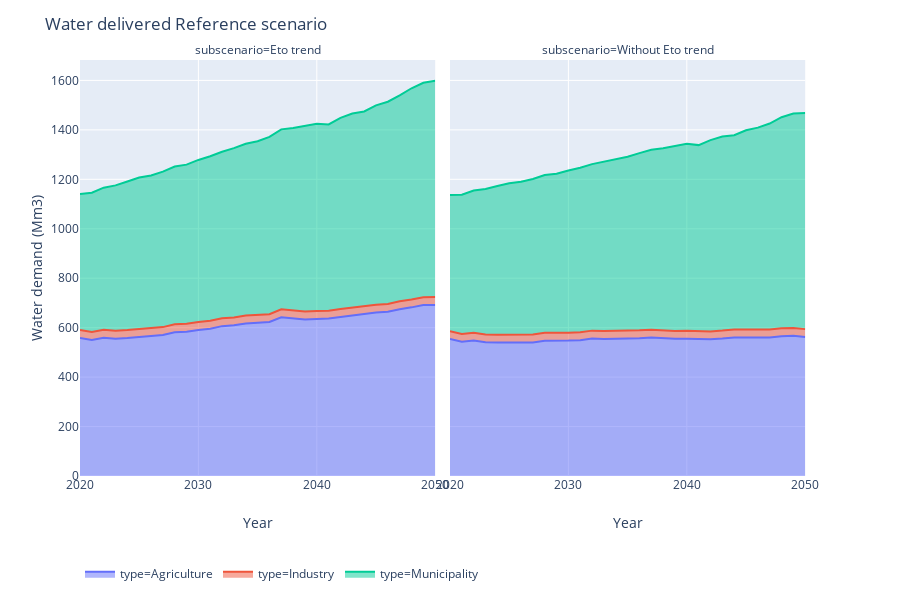

The cell this chart's notebook holds for it:
### Code cell
dff = df_all['Water_delivered']
dff = dff.groupby(['subscenario', 'scenario','type','Year']).sum()/1000000
dff.reset_index(inplace=True)
dff = dff.loc[dff.scenario=='Reference']
fig = px.area(dff, x="Year", y="value", color='type', facet_col='subscenario')
fig.update_layout({'legend_orientation':'h'})
fig.update_layout({'title':'Water delivered Reference scenario','yaxis_title':'Water demand (Mm3)'})
fig.update_layout(legend=dict(x=0, y=-0.2))
fig.show()
# plotly.offline.plot(fig, filename='name.html')
fig.write_image('Reference_water_delivered.png', width=700, height=400, scale=4)

### Figure 1 — Plotly figure (JSON) as saved in the notebook; plotly's stock layout.template omitted (floating-point values rounded to 4 significant figures)
{"data": [{"hoverlabel": {"namelength": 0}, "hovertemplate": "type=Agriculture<br>subscenario=Eto trend<br>Year=%{x}<br>value=%{y}", "legendgroup": "type=Agriculture", "line": {"color": "#636efa"}, "mode": "lines", "name": "type=Agriculture", "orientation": "v", "showlegend": true, "stackgroup": "1", "type": "scatter", "x": [2020, 2021, 2022, 2023, 2024, 2025, 2026, 2027, 2028, 2029, 2030, 2031, 2032, 2033, 2034, 2035, 2036, 2037, 2038, 2039, 2040, 2041, 2042, 2043, 2044, 2045, 2046, 2047, 2048, 2049, 2050], "xaxis": "x", "y": [558.2, 550.5, 559.2, 555.4, 558.2, 562.1, 564.6, 570.2, 581.4, 583.8, 590.4, 595.9, 606.2, 609.5, 616.8, 618.5, 622.7, 642.2, 638.2, 633.3, 635.2, 636.6, 643.1, 649.2, 656.7, 660.9, 664.0, 674.6, 682.1, 691.2, 691.9], "yaxis": "y"}, {"hoverlabel": {"namelength": 0}, "hovertemplate": "type=Agriculture<br>subscenario=Without Eto trend<br>Year=%{x}<br>value=%{y}", "legendgroup": "type=Agriculture", "line": {"color": "#636efa"}, "mode": "lines", "name": "type=Agriculture", "orientation": "v", "showlegend": false, "stackgroup": "1", "type": "scatter", "x": [2020, 2021, 2022, 2023, 2024, 2025, 2026, 2027, 2028, 2029, 2030, 2031, 2032, 2033, 2034, 2035, 2036, 2037, 2038, 2039, 2040, 2041, 2042, 2043, 2044, 2045, 2046, 2047, 2048, 2049, 2050], "xaxis": "x2", "y": [553.8, 542.8, 547.7, 540.6, 539.7, 539.4, 538.9, 540.1, 547.1, 546.8, 547.7, 549.4, 555.9, 554.5, 555.1, 555.3, 557.2, 560.0, 556.2, 554.7, 555.0, 553.0, 552.9, 556.0, 560.4, 560.2, 559.0, 560.6, 565.1, 566.9, 562.0], "yaxis": "y2"}, {"hoverlabel": {"namelength": 0}, "hovertemplate": "type=Industry<br>subscenario=Eto trend<br>Year=%{x}<br>value=%{y}", "legendgroup": "type=Industry", "line": {"color": "#EF553B"}, "mode": "lines", "name": "type=Industry", "orientation": "v", "showlegend": true, "stackgroup": "1", "type": "scatter", "x": [2020, 2021, 2022, 2023, 2024, 2025, 2026, 2027, 2028, 2029, 2030, 2031, 2032, 2033, 2034, 2035, 2036, 2037, 2038, 2039, 2040, 2041, 2042, 2043, 2044, 2045, 2046, 2047, 2048, 2049, 2050], "xaxis": "x", "y": [32.03, 32.02, 32.02, 32.02, 32.03, 32.02, 32.02, 32.02, 32.03, 32.02, 32.02, 32.02, 32.03, 32.02, 32.02, 32.02, 32.03, 32.02, 32.02, 32.02, 32.03, 32.02, 32.02, 32.02, 32.03, 32.02, 32.02, 32.02, 32.03, 32.02, 32.02], "yaxis": "y"}, {"hoverlabel": {"namelength": 0}, "hovertemplate": "type=Industry<br>subscenario=Without Eto trend<br>Year=%{x}<br>value=%{y}", "legendgroup": "type=Industry", "line": {"color": "#EF553B"}, "mode": "lines", "name": "type=Industry", "orientation": "v", "showlegend": false, "stackgroup": "1", "type": "scatter", "x": [2020, 2021, 2022, 2023, 2024, 2025, 2026, 2027, 2028, 2029, 2030, 2031, 2032, 2033, 2034, 2035, 2036, 2037, 2038, 2039, 2040, 2041, 2042, 2043, 2044, 2045, 2046, 2047, 2048, 2049, 2050], "xaxis": "x2", "y": [32.03, 32.02, 32.02, 32.02, 32.03, 32.02, 32.02, 32.02, 32.03, 32.02, 32.02, 32.02, 32.03, 32.02, 32.02, 32.02, 32.03, 32.02, 32.02, 32.02, 32.03, 32.02, 32.02, 32.02, 32.03, 32.02, 32.02, 32.02, 32.03, 32.02, 32.02], "yaxis": "y2"}, {"hoverlabel": {"namelength": 0}, "hovertemplate": "type=Municipality<br>subscenario=Eto trend<br>Year=%{x}<br>value=%{y}", "legendgroup": "type=Municipality", "line": {"color": "#00cc96"}, "mode": "lines", "name": "type=Municipality", "orientation": "v", "showlegend": true, "stackgroup": "1", "type": "scatter", "x": [2020, 2021, 2022, 2023, 2024, 2025, 2026, 2027, 2028, 2029, 2030, 2031, 2032, 2033, 2034, 2035, 2036, 2037, 2038, 2039, 2040, 2041, 2042, 2043, 2044, 2045, 2046, 2047, 2048, 2049, 2050], "xaxis": "x", "y": [550.5, 563.2, 575.1, 587.9, 601.2, 612.9, 618.8, 628.9, 638.4, 643.5, 655.9, 665.4, 673.5, 684.6, 695.1, 703.7, 716.7, 727.8, 737.2, 749.5, 757.0, 753.3, 773.6, 785.2, 785.6, 805.9, 817.8, 833.0, 854.1, 867.4, 874.5], "yaxis": "y"}, {"hoverlabel": {"namelength": 0}, "hovertemplate": "type=Municipality<br>subscenario=Without Eto trend<br>Year=%{x}<br>value=%{y}", "legendgroup": "type=Municipality", "line": {"color": "#00cc96"}, "mode": "lines", "name": "type=Municipality", "orientation": "v", "showlegend": false, "stackgroup": "1", "type": "scatter", "x": [2020, 2021, 2022, 2023, 2024, 2025, 2026, 2027, 2028, 2029, 2030, 2031, 2032, 2033, 2034, 2035, 2036, 2037, 2038, 2039, 2040, 2041, 2042, 2043, 2044, 2045, 2046, 2047, 2048, 2049, 2050], "xaxis": "x2", "y": [550.5, 563.2, 575.1, 587.9, 601.2, 612.9, 618.9, 628.9, 638.5, 643.5, 656.0, 665.4, 673.5, 684.6, 695.1, 703.7, 716.7, 727.8, 737.2, 749.5, 757.0, 753.3, 773.6, 785.2, 785.7, 805.9, 817.9, 833.0, 854.2, 867.4, 874.5], "yaxis": "y2"}], "layout": {"annotations": [{"font": {}, "showarrow": false, "text": "subscenario=Eto trend", "x": 0.24, "xanchor": "center", "xref": "paper", "y": 1, "yanchor": "bottom", "yref": "paper"}, {"font": {}, "showarrow": false, "text": "subscenario=Without Eto trend", "x": 0.74, "xanchor": "center", "xref": "paper", "y": 1, "yanchor": "bottom", "yref": "paper"}], "height": 600, "legend": {"orientation": "h", "tracegroupgap": 0, "x": 0, "y": -0.2}, "margin": {"t": 60}, "title": {"text": "Water delivered Reference scenario"}, "xaxis": {"anchor": "y", "domain": [0, 0.48], "title": {"text": "Year"}}, "xaxis2": {"anchor": "y2", "domain": [0.5, 0.98], "matches": "x", "title": {"text": "Year"}}, "yaxis": {"anchor": "x", "domain": [0, 1], "title": {"text": "Water demand (Mm3)"}}, "yaxis2": {"anchor": "x2", "domain": [0, 1], "matches": "y", "showticklabels": false}}}
